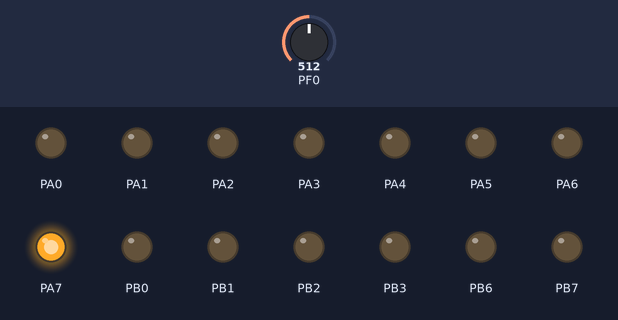
This program was run on a simulated ATmega128, built with avr-gcc and emulated at 8 MHz. Parts: output pins drawn as LEDs (lit = HIGH). The inputs (shaded band) are chosen by the test bench; at power-on: PF0 = 512.

Above: at 1.2 s.
1.3 s: PF0 set to 716
At 1.6 s:
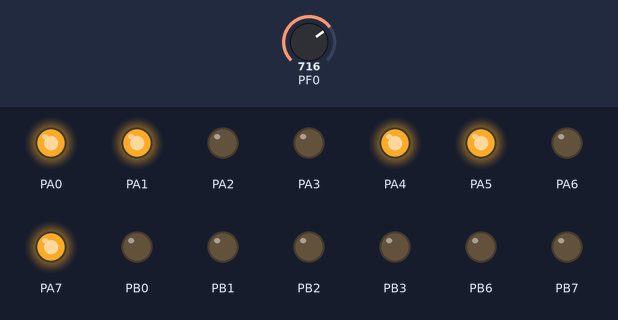
2.8 s: PF0 set to 900
At 4.0 s:
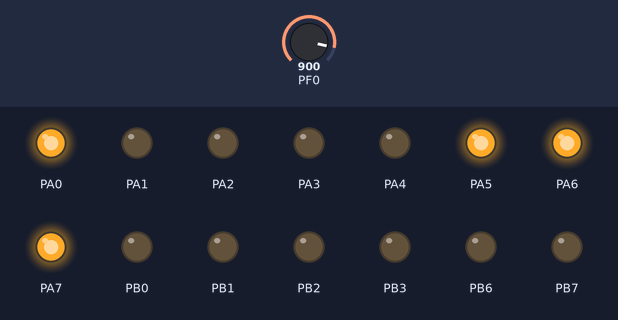
4.3 s: PF0 set to 1023
At 5.1 s:
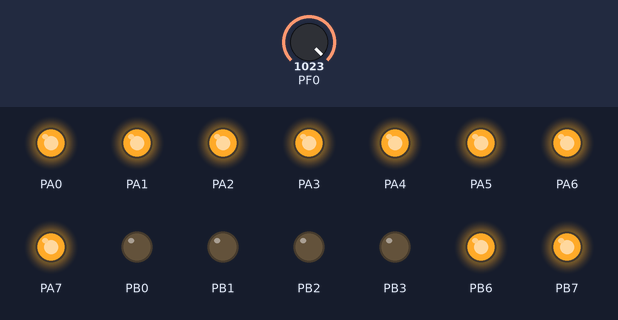
5.8 s: PF0 set to 511
At 6.2 s:
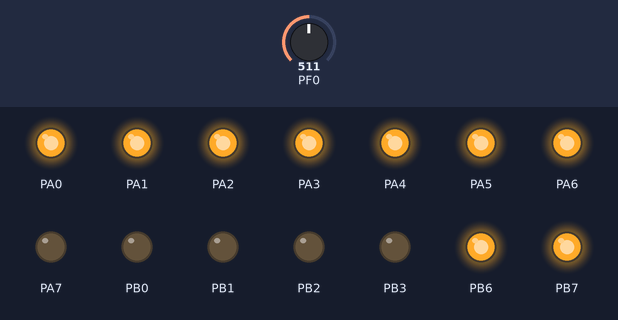
7.3 s: PF0 set to 306
At 8.6 s:
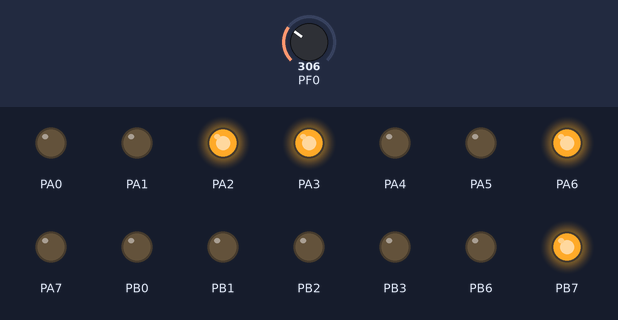
Timing chart, 0 to 9.8 s (numbered marks = the images above; inputs shaded):
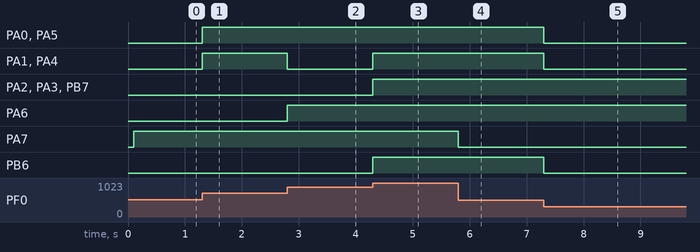

Measured:
- after the input at 1.3 s, PA0, PA1, PA4, PA5: LOW → HIGH at once
- after the input at 2.8 s, PA1, PA4: HIGH → LOW at once; PA6: LOW → HIGH at once
- after the input at 4.3 s, PA1–4, PB6, PB7: LOW → HIGH at once
- after the input at 5.8 s, PA7: HIGH → LOW at once
- after the input at 7.3 s, PA0, PA1, PA4, PA5, PB6: HIGH → LOW at once

The program:

main.c
```c
/*
 * Practicum 4 B1.c
 *
 * Created: 20/02/2019 10:27:57
 * Author : Carlos Cadel, Paul Hobbel & Boudewijn Groeneboer
 */
#include <avr/io.h>
#include <util/delay.h>

#define F_CPU 8000000L

int main(void)
{
	DDRF = 0x00;
	DDRA = 0xFF;
	DDRB = 0xFF;

	//ADC Init:
	ADMUX =	 0b01100000; //Channel: ADC0
	ADCSRA = 0b11100110;

    while (1)
    {
		PORTB = ADCL;
		PORTA = ADCH;
		_delay_ms(100);
    }
}
```
